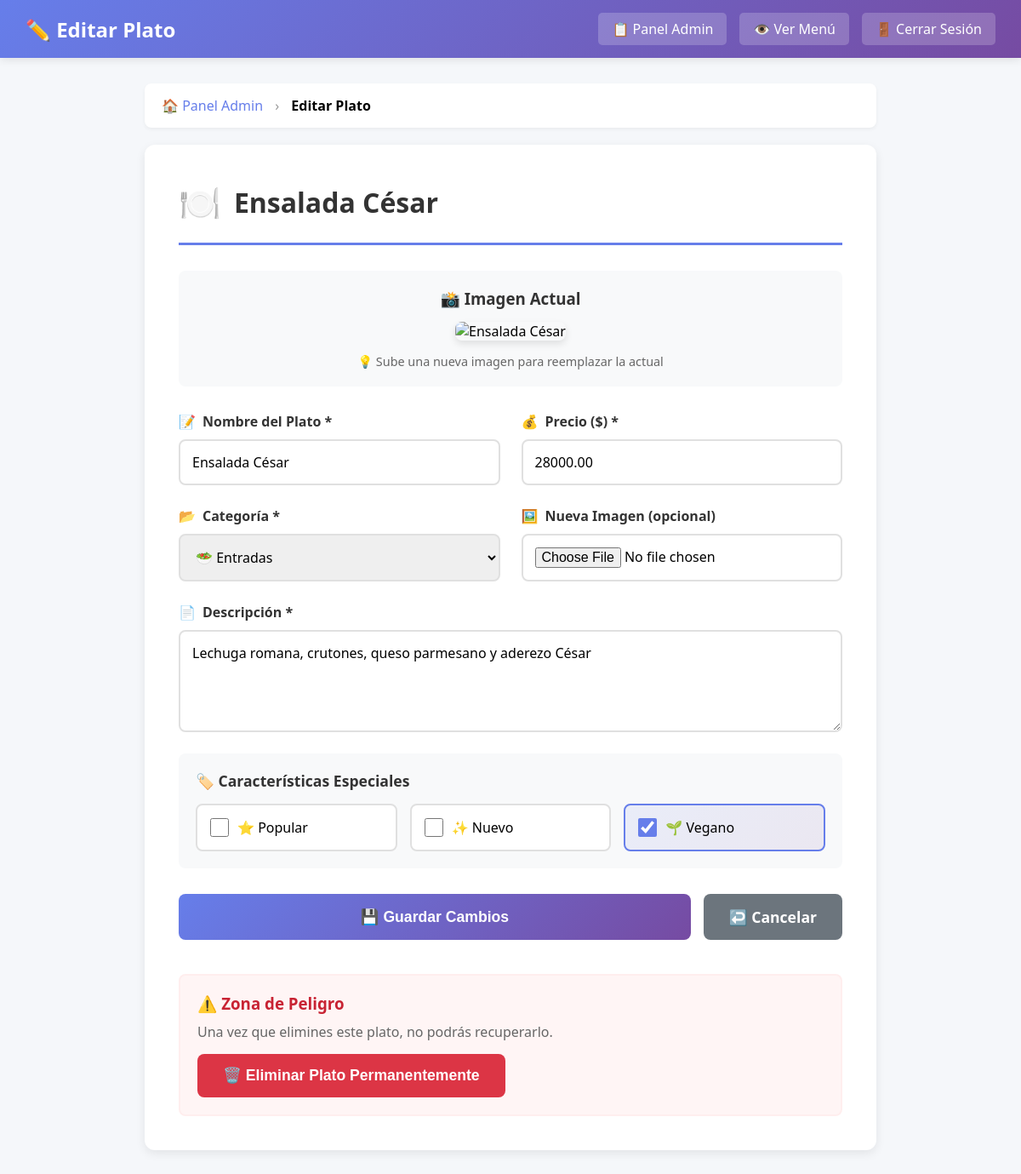
Page /editar_plato.php?id=1 (signed in) on the committed database.
### tables this page shows
CREATE TABLE IF NOT EXISTS `platos` (
  `id` int(11) NOT NULL AUTO_INCREMENT,
  `nombre` varchar(100) NOT NULL,
  `descripcion` text DEFAULT NULL,
  `precio` decimal(10,2) NOT NULL,
  `categoria` varchar(50) NOT NULL,
  `disponible` tinyint(1) DEFAULT 1,
  `imagen_ruta` varchar(255) DEFAULT 'img/platos/default.png',
  `popular` tinyint(1) DEFAULT 0,
  `nuevo` tinyint(1) DEFAULT 0,
  `vegano` tinyint(1) DEFAULT 0,
  PRIMARY KEY (`id`)
);

### editar_plato.php (the view, shortened to what this page needs)
<?php
$id_plato = $_GET['id'];
$conn = getDatabaseConnection();
$stmt = $conn->prepare("SELECT * FROM platos WHERE id = ?");
$stmt->bind_param("i", $id_plato);
$stmt->execute();
$result = $stmt->get_result();
$plato = $result->fetch_assoc();
?>
<!DOCTYPE html>
<html lang="es">
<head>
    <link rel="stylesheet" href="style.css">
</head>
<body>
    <div class="admin-navbar">
        <h1>✏️ Editar Plato</h1>
        <div class="navbar-actions">
            <a href="admin.php">📋 Panel Admin</a>
            <a href="index.php" target="_blank">👁️ Ver Menú</a>
            <a href="logout.php">🚪 Cerrar Sesión</a>
        </div>
    </div>
    <div class="edit-container">
        <div class="breadcrumb">
            <a href="admin.php">🏠 Panel Admin</a>
            <span>›</span>
            <strong>Editar Plato</strong>
        </div>
        <div class="edit-card">
            <div class="card-header">
                <span class="card-icon">🍽️</span>
                <h2><?php echo htmlspecialchars($plato['nombre']); ?></h2>
            </div>
            <?php if (!empty($plato['imagen_ruta'])): ?>
            <div class="image-preview-section">
                <h3 style="margin-bottom: 15px; color: #333;">📸 Imagen Actual</h3>
                <img src="<?php echo htmlspecialchars($plato['imagen_ruta']); ?>"
                     alt="<?php echo htmlspecialchars($plato['nombre']); ?>"
                     class="current-image"
                     id="previewImage">
                <p class="image-info">💡 Sube una nueva imagen para reemplazar la actual</p>
            </div>
            <?php endif; ?>
            <form action="actualizar_plato.php" method="POST" enctype="multipart/form-data">
                <div class="form-grid">
                    <div class="form-group">
                        <label for="nombre">
                            <span>📝</span> Nombre del Plato *
                        </label>
                        <input type="text"
                               id="nombre"
                               name="nombre"
                               value="<?php echo htmlspecialchars($plato['nombre']); ?>"
                               required>
                    </div>
                    <div class="form-group">
                        <label for="precio">
                            <span>💰</span> Precio ($) *
                        </label>
                        <input type="number"
                               id="precio"
                               name="precio"
                               step="0.01"
                               value="<?php echo $plato['precio']; ?>"
                               required>
                    </div>
                    <div class="form-group">
                        <label for="categoria">
                            <span>📂</span> Categoría *
                        </label>
                        <select id="categoria" name="categoria" required>
                            <option value="Entradas" <?php echo ($plato['categoria'] == 'Entradas') ? 'selected' : ''; ?>>
                                🥗 Entradas
                            </option>
                        </select>
                    </div>
                    <div class="form-group">
                        <label for="imagen">
                            <span>🖼️</span> Nueva Imagen (opcional)
                        </label>
                        <input type="file"
                               id="imagen"
                               name="imagen"
                               accept="image/*"
                               onchange="previewNewImage(event)">
                    </div>
                </div>
                <div class="form-group">
                    <label for="descripcion">
                        <span>📄</span> Descripción *
                    </label>
                    <textarea id="descripcion"
                              name="descripcion"
                              required><?php echo htmlspecialchars($plato['descripcion']); ?></textarea>
                </div>
                <div class="checkbox-section">
                    <h3>🏷️ Características Especiales</h3>
                    <div class="checkbox-grid">
                        <div class="checkbox-card <?php echo ($plato['popular']) ? 'checked' : ''; ?>"
                             onclick="toggleCheckbox('popular')">
                            <input type="checkbox"
                                   id="popular"
                                   name="popular"
                                   value="1"
                                   <?php echo ($plato['popular']) ? 'checked' : ''; ?>>
                            <label for="popular">⭐ Popular</label>
                        </div>
                        <div class="checkbox-card <?php echo ($plato['nuevo']) ? 'checked' : ''; ?>"
                             onclick="toggleCheckbox('nuevo')">
                            <input type="checkbox"
                                   id="nuevo"
                                   name="nuevo"
                                   value="1"
                                   <?php echo ($plato['nuevo']) ? 'checked' : ''; ?>>
                            <label for="nuevo">✨ Nuevo</label>
                        </div>
                        <div class="checkbox-card <?php echo ($plato['vegano']) ? 'checked' : ''; ?>"
                             onclick="toggleCheckbox('vegano')">
                            <input type="checkbox"
                                   id="vegano"
                                   name="vegano"
                                   value="1"
                                   <?php echo ($plato['vegano']) ? 'checked' : ''; ?>>
                            <label for="vegano">🌱 Vegano</label>
                        </div>
                    </div>
                </div>
                <div class="button-group">
                    <button type="submit" class="btn btn-primary">
                        💾 Guardar Cambios
                    </button>
                    <a href="admin.php" class="btn btn-secondary">
                        ↩️ Cancelar
                    </a>
                </div>
            </form>
            <div class="danger-zone">
                <h3>⚠️ Zona de Peligro</h3>
                <p>Una vez que elimines este plato, no podrás recuperarlo.</p>
                <form action="borrar_plato.php" method="POST" onsubmit="return confirm('⚠️ ¿Estás completamente seguro de eliminar este plato?\n\nNombre: <?php echo htmlspecialchars($plato['nombre']); ?>\n\nEsta acción no se puede deshacer.');">
                    <button type="submit" class="btn btn-danger" style="width: auto;">
                        🗑️ Eliminar Plato Permanentemente
                    </button>
                </form>
            </div>
        </div>
    </div>
</body>
</html>

### style.css (style rules this page uses)
body { font-family: sans-serif; margin: 0; padding: 0; background-color: #f4f4f4; }

### editar_plato.php (style rules this page uses)
* { margin: 0; padding: 0; box-sizing: border-box; }
body { font-family: 'Segoe UI', Tahoma, Geneva, Verdana, sans-serif; background: #f5f7fa; }
.admin-navbar { background: linear-gradient(135deg, #667eea 0%, #764ba2 100%); color: white; padding: 15px 30px; display: flex; justify-content: space-between; align-items: center; box-shadow: 0 2px 10px rgba(0,0,0,0.1); position: sticky; top: 0; z-index: 100; }
.admin-navbar h1 { font-size: 1.5em; font-weight: 600; }
.navbar-actions { display: flex; gap: 15px; }
.navbar-actions a { color: white; text-decoration: none; padding: 8px 16px; background: rgba(255,255,255,0.2); border-radius: 5px; transition: all 0.3s; }
.edit-container { max-width: 900px; margin: 30px auto; padding: 0 20px; }
.breadcrumb { background: white; padding: 15px 20px; border-radius: 8px; margin-bottom: 20px; box-shadow: 0 2px 4px rgba(0,0,0,0.05); }
.breadcrumb a { color: #667eea; text-decoration: none; transition: color 0.3s; }
.breadcrumb span { color: #999; margin: 0 10px; }
.edit-card { background: white; padding: 40px; border-radius: 12px; box-shadow: 0 4px 12px rgba(0,0,0,0.08); }
.card-header { display: flex; align-items: center; margin-bottom: 30px; padding-bottom: 20px; border-bottom: 3px solid #667eea; }
.card-header h2 { color: #333; font-size: 2em; margin-left: 15px; }
.card-icon { font-size: 2.5em; }
.image-preview-section { background: #f8f9fa; padding: 20px; border-radius: 8px; margin-bottom: 30px; text-align: center; }
.current-image { max-width: 300px; max-height: 200px; border-radius: 8px; box-shadow: 0 4px 8px rgba(0,0,0,0.1); margin-bottom: 15px; }
.image-info { color: #666; font-size: 0.9em; }
.form-grid { display: grid; grid-template-columns: repeat(auto-fit, minmax(250px, 1fr)); gap: 25px; margin-bottom: 25px; }
.form-group { display: flex; flex-direction: column; }
.form-group label { font-weight: 600; color: #333; margin-bottom: 10px; font-size: 1em; display: flex; align-items: center; gap: 8px; }
.form-group input, .form-group select, .form-group textarea { padding: 14px; border: 2px solid #e0e0e0; border-radius: 8px; font-size: 1em; transition: all 0.3s; font-family: inherit; }
.form-group textarea { min-height: 120px; resize: vertical; }
.checkbox-section { background: #f8f9fa; padding: 20px; border-radius: 8px; margin: 25px 0; }
.checkbox-section h3 { color: #333; margin-bottom: 15px; font-size: 1.1em; }
.checkbox-grid { display: grid; grid-template-columns: repeat(auto-fit, minmax(150px, 1fr)); gap: 15px; }
.checkbox-card { background: white; padding: 15px; border-radius: 8px; border: 2px solid #e0e0e0; cursor: pointer; transition: all 0.3s; display: flex; align-items: center; gap: 10px; }
.checkbox-card input[type="checkbox"] { width: 22px; height: 22px; cursor: pointer; accent-color: #667eea; }
.checkbox-card label { cursor: pointer; font-weight: 500; flex: 1; margin: 0 !important; }
.checkbox-card.checked { background: linear-gradient(135deg, rgba(102,126,234,0.1) 0%, rgba(118,75,162,0.1) 100%); border-color: #667eea; }
.button-group { display: flex; gap: 15px; margin-top: 30px; flex-wrap: wrap; }
.btn { padding: 15px 30px; border: none; border-radius: 8px; font-size: 1.1em; font-weight: 600; cursor: pointer; transition: all 0.3s; text-decoration: none; display: inline-flex; align-items: center; gap: 10px; }
.btn-primary { background: linear-gradient(135deg, #667eea 0%, #764ba2 100%); color: white; flex: 1; justify-content: center; }
.btn-secondary { background: #6c757d; color: white; }
.btn-danger { background: #dc3545; color: white; }
.danger-zone { background: #fff5f5; border: 2px solid #fee; border-radius: 8px; padding: 20px; margin-top: 40px; }
.danger-zone h3 { color: #c82333; margin-bottom: 10px; display: flex; align-items: center; gap: 10px; }
.danger-zone p { color: #666; margin-bottom: 15px; }

### rows in the picture
platos: nombre "Ensalada César", precio "28000.00", descripcion "Lechuga romana, crutones, queso parmesano y aderezo César", vegano "☑"
